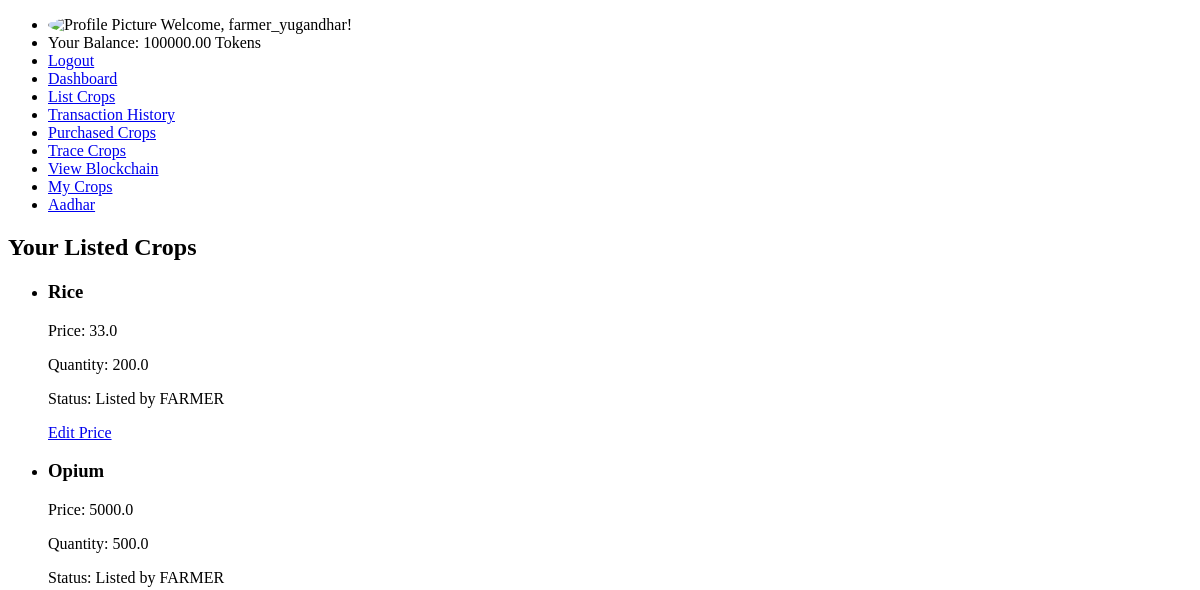
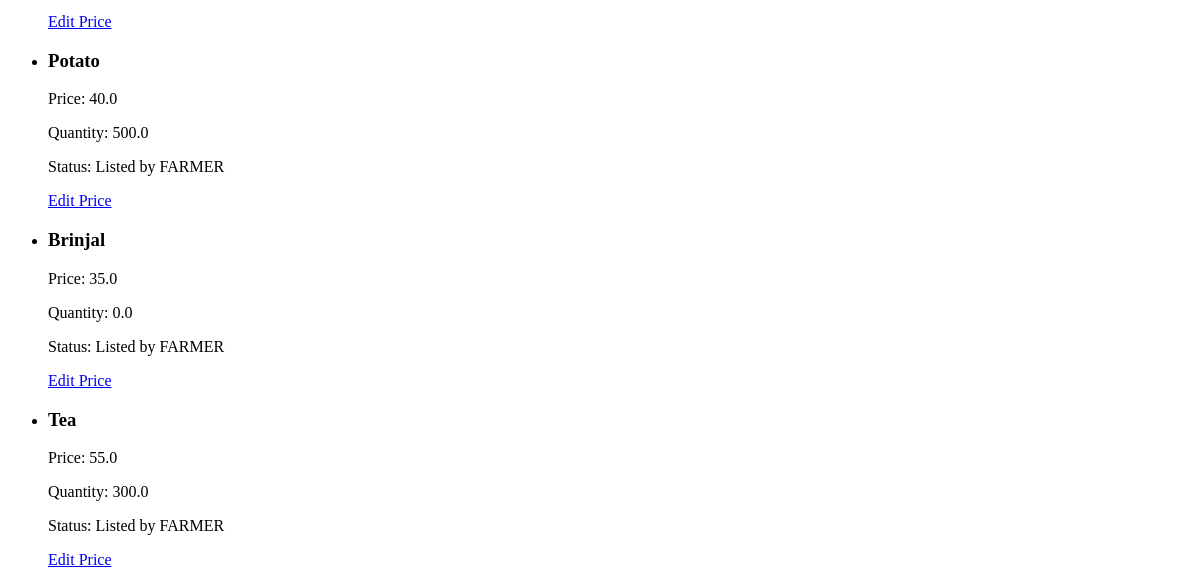
The app's page /my-crops/ (signed in), older data (2 pictures, top to bottom).
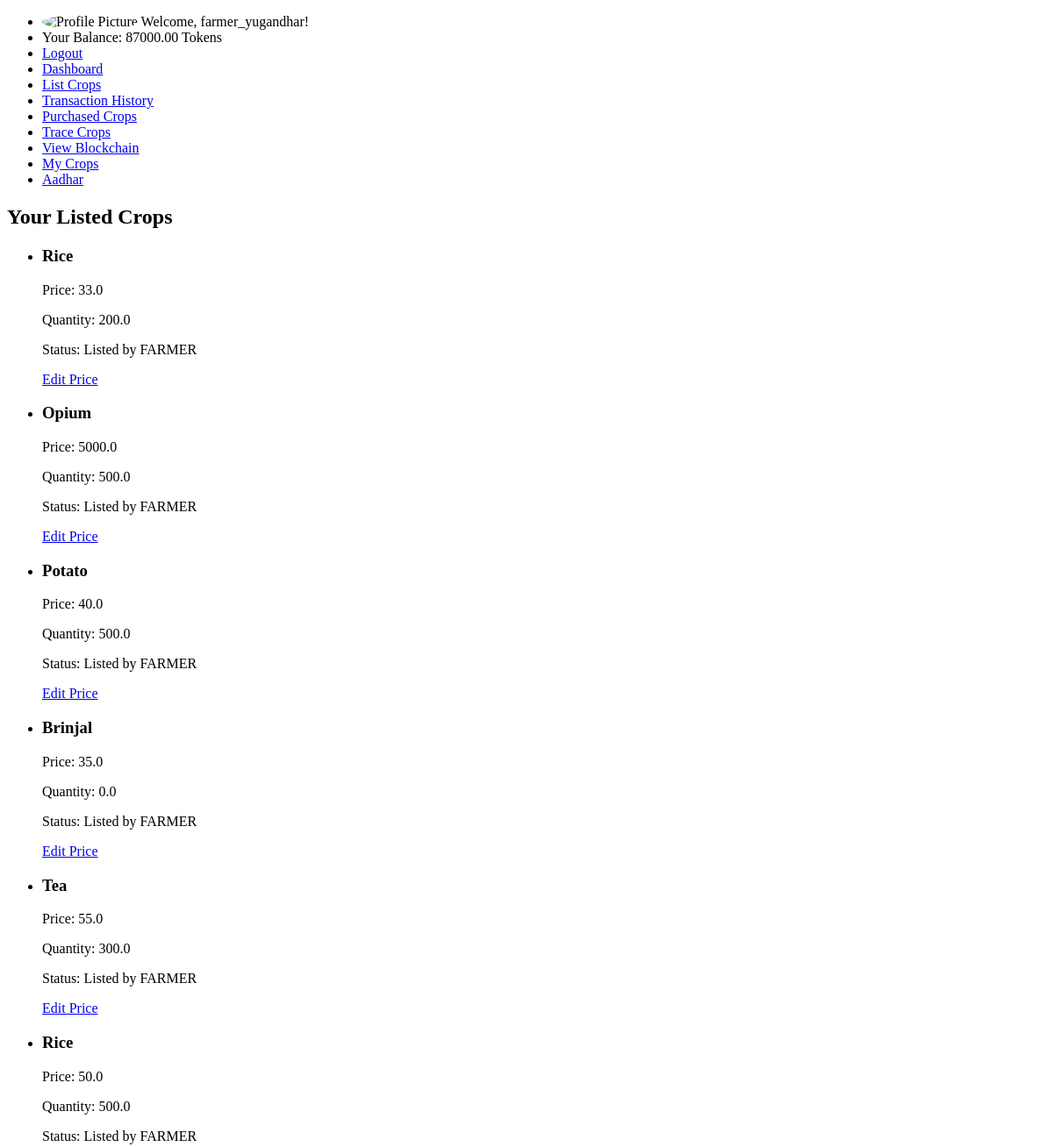
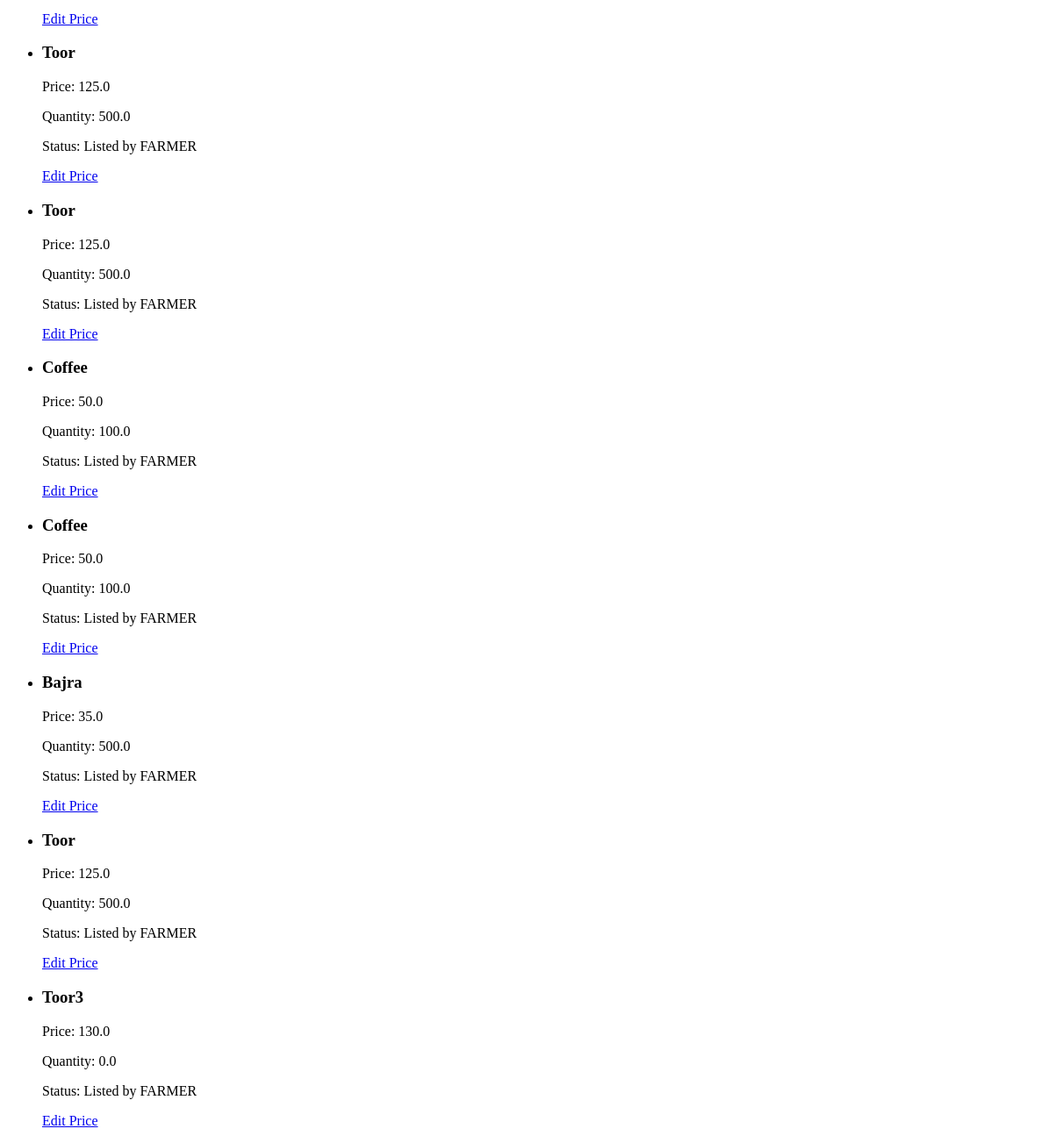
The same page, newer data (2 pictures, top to bottom).
### supply_chain/models.py (models this page shows, shortened)
class CustomUser(AbstractUser):
    ROLE_CHOICES = [
        ('FARMER', 'Farmer'),
        ('DISTRIBUTOR', 'Distributor'),
        ('CONSUMER', 'Consumer'),
    ]
    role = models.CharField(max_length=100, choices=ROLE_CHOICES)
    profile_picture = models.ImageField(upload_to='profile_pictures/', default='default_profile.png', blank=True)
    balance = models.DecimalField(max_digits=10, decimal_places=2, default=100000)  # 2 decimal points for tokens

class Crop(models.Model):
    name = models.CharField(max_length=100)
    quantity = models.FloatField()
    price = models.FloatField()  # Price for public visibility
    specific_user_price = models.FloatField(blank=True, null=True)  # Price for specific users
    current_owner = models.ForeignKey(settings.AUTH_USER_MODEL, on_delete=models.CASCADE, related_name='owned_crops')
    status = models.CharField(max_length=20, choices=[('listed', 'Listed'), ('sold', 'Sold')])
    current_stage = models.CharField(max_length=100, default='Listed by Farmer')
    transaction_hash = models.CharField(max_length=64, blank=True, null=True)
    allowed_users = models.ManyToManyField(settings.AUTH_USER_MODEL, related_name='allowed_crops', blank=True)
    visibility = models.CharField(max_length=10, choices=[('public', 'Public'), ('private', 'Private')], default='public')
    price_in_tokens = models.FloatField(blank=True, null=True, help_text='Optional: Price in tokens for the crop.')
    token_currency_enabled = models.BooleanField(default=False, help_text='Is token currency enabled for this crop?')

### supply_chain/views.py (the view)
# urls.py: path('my-crops/', my_crops, name='my_crops'),
@login_required
def my_crops(request):
    crops = Crop.objects.filter(current_owner=request.user)
    return render(request, 'my_crops.html', {'crops': crops})

### supply_chain/context_processors.py (called while the page is built)
def user_info(request):
    if request.user.is_authenticated:
        profile_picture_url = request.user.profile_picture.url if hasattr(request.user, 'profile_picture') and request.user.profile_picture else 'default_profile.png'
        return {
            'profile_name': request.user.username,
            'dp_url': profile_picture_url,
            'available_tokens': getattr(request.user, 'balance', 0),  # Assuming token_balance is an attribute of CustomUser
        }
    return {}

### supply_chain/templates/my_crops.html
{% extends "base.html" %}
{% block content %}
  <h2>Your Listed Crops</h2>
  {% if crops %}
    <ul>
      {% for crop in crops %}
        <li>
          <h3>{{ crop.name }}</h3>
          <p>Price: {{ crop.price }}</p>
          <p>Quantity: {{ crop.quantity }}</p>
          <p>Status: {{ crop.current_stage }}</p>
          <a href="{% url 'edit_crop_price' crop.id %}">Edit Price</a>
        </li>
      {% endfor %}
    </ul>
  {% else %}
    <p>You have not listed any crops yet.</p>
  {% endif %}
{% endblock %}

### supply_chain/templates/base.html (shortened to what this page needs)
<!DOCTYPE html>
<html lang="en">
<head>
</head>
<body>
    <header>
        <nav>
            <ul>
                {% if user.is_authenticated %}
                    <li>
                        <img src="{{ dp_url }}" alt="Profile Picture" class="profile-picture" style="width:50px; height:50px; border-radius:50%;">
                        <span>Welcome, {{ profile_name }}!</span>
                    </li>
                    <li>
                        <span>Your Balance: {{ available_tokens }} Tokens</span>
                    </li>
                    <li><a href="{% url 'logout' %}" class="logout-button">Logout</a></li>
                {% else %}
                    <li><a href="{% url 'login' %}">Login</a></li>
                    <li><a href="{% url 'register' %}">Register</a></li>
                {% endif %}
                <li><a href="{% url 'dashboard' %}">Dashboard</a></li>
                <li><a href="{% url 'list_crops' %}">List Crops</a></li>
                <li><a href="{% url 'transaction_history' %}">Transaction History</a></li>
                <li><a href="{% url 'purchased_crops' %}">Purchased Crops</a></li>
                <li><a href="{% url 'trace_crops' %}">Trace Crops</a></li>
                <li><a href="{% url 'view_blockchain' %}">View Blockchain</a></li>
                <li><a href="{% url 'my_crops' %}">My Crops</a></li>
                <li><a href="{% url 'aadhar_details_page' %}">Aadhar</a></li>
            </ul>
        </nav>
    </header>
    <main>
        {% block content %}{% endblock %}
    </main>
</body>
</html>

Row changes from the older to the newer data that the page shows:
changed CustomUser "farmer_yugandhar": balance "100000.00" → "87000.00"
added Crop: name "Rice", price "50.0", quantity "500.0", current_stage "Listed by FARMER"
added Crop: name "Toor", price "125.0", quantity "500.0", current_stage "Listed by FARMER"
added Crop: name "Toor", price "125.0", quantity "500.0", current_stage "Listed by FARMER"
added Crop: name "Coffee", price "50.0", quantity "100.0", current_stage "Listed by FARMER"
added Crop: name "Coffee", price "50.0", quantity "100.0", current_stage "Listed by FARMER"
added Crop: name "Bajra", price "35.0", quantity "500.0", current_stage "Listed by FARMER"
added Crop: name "Toor", price "125.0", quantity "500.0", current_stage "Listed by FARMER"
added Crop: name "Toor3", price "130.0", quantity "0.0", current_stage "Listed by FARMER"
